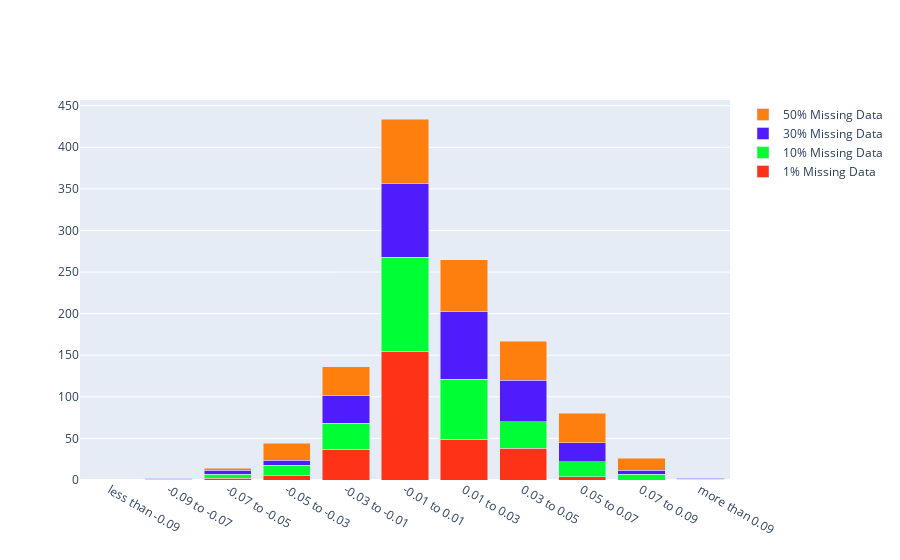

Notebook source saved alongside this figure:
### Code cell
quantiles = ['less than -0.09', '-0.09 to -0.07', '-0.07 to -0.05', '-0.05 to -0.03','-0.03 to -0.01', '-0.01 to 0.01', '0.01 to 0.03', '0.03 to 0.05', '0.05 to 0.07', '0.07 to 0.09', 'more than 0.09']


fig = go.Figure(data=[
    go.Bar(name='1% Missing Data', x=quantiles, y=freq_001, marker_color='#FD3216'),
    go.Bar(name='10% Missing Data', x=quantiles, y=freq_01, marker_color='#00FE35'),
    go.Bar(name='30% Missing Data', x=quantiles, y=freq_03, marker_color='#511CFB'),
    go.Bar(name='50% Missing Data', x=quantiles, y=freq_05, marker_color='#FF7F0E'),
])
# Change the bar mode
fig.update_layout(barmode='stack')
fig.show()
fig.write_image("multi_performance_difference_baseline_to_imputed_per_frac.pdf")

### Figure 1 — Plotly figure (JSON) as saved in the notebook; plotly's stock layout.template omitted (floating-point values rounded to 4 significant figures)
{"data": [{"marker": {"color": "#FD3216"}, "name": "1% Missing Data", "type": "bar", "x": ["less than -0.09", "-0.09 to -0.07", "-0.07 to -0.05", "-0.05 to -0.03", "-0.03 to -0.01", "-0.01 to 0.01", "0.01 to 0.03", "0.03 to 0.05", "0.05 to 0.07", "0.07 to 0.09", "more than 0.09"], "y": [0, 0, 2, 5, 37, 155, 49, 38, 4, 0, 1]}, {"marker": {"color": "#00FE35"}, "name": "10% Missing Data", "type": "bar", "x": ["less than -0.09", "-0.09 to -0.07", "-0.07 to -0.05", "-0.05 to -0.03", "-0.03 to -0.01", "-0.01 to 0.01", "0.01 to 0.03", "0.03 to 0.05", "0.05 to 0.07", "0.07 to 0.09", "more than 0.09"], "y": [0, 1, 5, 13, 31, 113, 72, 32, 18, 7, 0]}, {"marker": {"color": "#511CFB"}, "name": "30% Missing Data", "type": "bar", "x": ["less than -0.09", "-0.09 to -0.07", "-0.07 to -0.05", "-0.05 to -0.03", "-0.03 to -0.01", "-0.01 to 0.01", "0.01 to 0.03", "0.03 to 0.05", "0.05 to 0.07", "0.07 to 0.09", "more than 0.09"], "y": [0, 1, 5, 6, 34, 88, 81, 50, 23, 5, 1]}, {"marker": {"color": "#FF7F0E"}, "name": "50% Missing Data", "type": "bar", "x": ["less than -0.09", "-0.09 to -0.07", "-0.07 to -0.05", "-0.05 to -0.03", "-0.03 to -0.01", "-0.01 to 0.01", "0.01 to 0.03", "0.03 to 0.05", "0.05 to 0.07", "0.07 to 0.09", "more than 0.09"], "y": [0, 0, 2, 20, 34, 78, 63, 47, 35, 14, 1]}], "layout": {"barmode": "stack"}}
